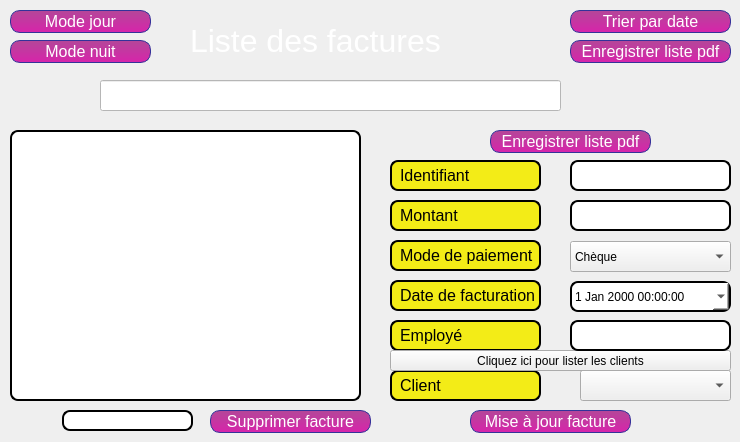
    <widget class="QWidget" name="tab_2">
     <attribute name="title">
      <string>Consultation des factures</string>
     </attribute>
     <widget class="QLineEdit" name="barre_recherche">
      <property name="geometry">
       <rect>
        <x>100</x>
        <y>80</y>
        <width>461</width>
        <height>31</height>
       </rect>
      </property>
      <property name="styleSheet">
       <string notr="true">background-color: rgb(255, 255, 255);</string>
      </property>
     </widget>
     <widget class="QLabel" name="label_15">
      <property name="geometry">
       <rect>
        <x>570</x>
        <y>60</y>
        <width>61</width>
        <height>51</height>
       </rect>
      </property>
      <property name="styleSheet">
       <string notr="true"/>
      </property>
      <property name="text">
       <string/>
      </property>
      <property name="pixmap">
       <pixmap>../../Pictures/kindpng_2778486.png</pixmap>
      </property>
      <property name="scaledContents">
       <bool>true</bool>
      </property>
     </widget>
     <widget class="QLabel" name="label_14">
      <property name="geometry">
       <rect>
        <x>190</x>
        <y>20</y>
        <width>311</width>
        <height>41</height>
       </rect>
      </property>
      <property name="font">
       <font>
        <pointsize>24</pointsize>
       </font>
      </property>
      <property name="styleSheet">
       <string notr="true">QLabel {
	color: rgb(255, 255, 255);

}</string>
      </property>
      <property name="text">
       <string>Liste des factures</string>
      </property>
     </widget>
     <widget class="QPushButton" name="pb_supprimer">
      <property name="geometry">
       <rect>
        <x>210</x>
        <y>410</y>
        <width>161</width>
        <height>23</height>
       </rect>
      </property>
      <property name="font">
       <font>
        <pointsize>12</pointsize>
       </font>
      </property>
      <property name="styleSheet">
       <string notr="true">QPushButton {
color: white;
	background-color: qlineargradient(spread:pad, x1:0.122, y1:0.988636, x2:0.118, y2:0, stop:0.0147059 rgba(214, 37, 170, 255), stop:0.936275 rgba(182, 69, 154, 255));
border-width: 1px;
border-color: #339;
border-style: solid;
border-radius: 10;
padding: -16px 0px;
min-height: 32px;
min-width: 60px;	
}
QPushButton:hover {
color: white;
background-color: qlineargradient(spread:pad, x1:0.122, y1:0.988636, x2:0.118, y2:0, stop:0.00490196 rgba(255, 0, 191, 255), stop:0.696078 rgba(174, 72, 150, 255), stop:1 rgba(242, 242, 242, 255));
border-width: 1px;
border-color: #339;
border-style: solid;
border-radius: 10;
padding: -16px 0px;
min-height: 32px;
min-width: 60px;	
}</string>
      </property>
      <property name="text">
       <string>Supprimer facture</string>
      </property>
     </widget>
     <widget class="QPushButton" name="pb_miseajour">
      <property name="geometry">
       <rect>
        <x>470</x>
        <y>410</y>
        <width>161</width>
        <height>23</height>
       </rect>
      </property>
      <property name="font">
       <font>
        <pointsize>12</pointsize>
       </font>
      </property>
      <property name="styleSheet">
       <string notr="true">QPushButton {
color: white;
	background-color: qlineargradient(spread:pad, x1:0.122, y1:0.988636, x2:0.118, y2:0, stop:0.0147059 rgba(214, 37, 170, 255), stop:0.936275 rgba(182, 69, 154, 255));
border-width: 1px;
border-color: #339;
border-style: solid;
border-radius: 10;
padding: -16px 0px;
min-height: 32px;
min-width: 60px;	
}
QPushButton:hover {
color: white;
background-color: qlineargradient(spread:pad, x1:0.122, y1:0.988636, x2:0.118, y2:0, stop:0.00490196 rgba(255, 0, 191, 255), stop:0.696078 rgba(174, 72, 150, 255), stop:1 rgba(242, 242, 242, 255));
border-width: 1px;
border-color: #339;
border-style: solid;
border-radius: 10;
padding: -16px 0px;
min-height: 32px;
min-width: 60px;	
}</string>
      </property>
      <property name="text">
       <string>Mise à jour facture</string>
      </property>
     </widget>
     <widget class="QTableView" name="tab_facture">
      <property name="geometry">
       <rect>
        <x>10</x>
        <y>130</y>
        <width>351</width>
        <height>271</height>
       </rect>
      </property>
      <property name="styleSheet">
       <string notr="true">QTableView {
background-color: rgb(255, 255, 255);
padding: 1px;
border-style: solid;
border: 2px solid black;
border-radius: 8px;
}</string>
      </property>
     </widget>
     <widget class="QLineEdit" name="idsupp">
      <property name="geometry">
       <rect>
        <x>62</x>
        <y>410</y>
        <width>131</width>
        <height>21</height>
       </rect>
      </property>
      <property name="styleSheet">
       <string notr="true">QLineEdit {
background-color: rgb(255, 255, 255);
padding: 1px;
border-style: solid;
border: 2px solid black;
border-radius: 8px;
}</string>
      </property>
     </widget>
     <widget class="QLabel" name="label_6">
      <property name="geometry">
       <rect>
        <x>390</x>
        <y>280</y>
        <width>151</width>
        <height>31</height>
       </rect>
      </property>
      <property name="font">
       <font>
        <pointsize>12</pointsize>
       </font>
      </property>
      <property name="styleSheet">
       <string notr="true">QLabel {
	color: rgb(0, 0, 0);
	background-color: rgb(243, 236, 23);
border: 2px solid;
border-radius: 8px;
padding: 2px 4px;
}</string>
      </property>
      <property name="text">
       <string>Date de facturation</string>
      </property>
     </widget>
     <widget class="QComboBox" name="modeS_2">
      <property name="geometry">
       <rect>
        <x>570</x>
        <y>241</y>
        <width>161</width>
        <height>31</height>
       </rect>
      </property>
      <property name="styleSheet">
       <string notr="true">QLabel {
	
border: 2px solid;
border-radius: 15px;
padding: 2px 4px;
}</string>
      </property>
      <item>
       <property name="text">
        <string>Chèque</string>
       </property>
      </item>
      <item>
       <property name="text">
        <string>Espèces</string>
       </property>
      </item>
      <item>
       <property name="text">
        <string>Paiement en ligne</string>
       </property>
      </item>
     </widget>
     <widget class="QLineEdit" name="montantS_2">
      <property name="geometry">
       <rect>
        <x>570</x>
        <y>200</y>
        <width>161</width>
        <height>31</height>
       </rect>
      </property>
      <property name="styleSheet">
       <string notr="true">QLineEdit {
background-color: rgb(255, 255, 255);
padding: 1px;
border-style: solid;
border: 2px solid black;
border-radius: 8px;
}</string>
      </property>
     </widget>
     <widget class="QLabel" name="label_4">
      <property name="enabled">
       <bool>true</bool>
      </property>
      <property name="geometry">
       <rect>
        <x>390</x>
        <y>200</y>
        <width>151</width>
        <height>31</height>
       </rect>
      </property>
      <property name="font">
       <font>
        <pointsize>12</pointsize>
       </font>
      </property>
      <property name="styleSheet">
       <string notr="true">QLabel {
	color: rgb(0, 0, 0);
	background-color: rgb(243, 236, 23);
border: 2px solid;
border-radius: 8px;
padding: 2px 4px;
}</string>
      </property>
      <property name="text">
       <string>Montant</string>
      </property>
     </widget>
     <widget class="QDateTimeEdit" name="dateS_2">
      <property name="geometry">
       <rect>
        <x>570</x>
        <y>281</y>
        <width>161</width>
        <height>31</height>
       </rect>
      </property>
      <property name="styleSheet">
       <string notr="true">background-color: rgb(255, 255, 255);
padding: 1px;
border-style: solid;
border: 2px solid black;
border-radius: 8px;</string>
      </property>
      <property name="calendarPopup">
       <bool>true</bool>
      </property>
     </widget>
     <widget class="QLabel" name="label_7">
      <property name="geometry">
       <rect>
        <x>390</x>
        <y>240</y>
        <width>151</width>
        <height>31</height>
       </rect>
      </property>
      <property name="font">
       <font>
        <pointsize>12</pointsize>
       </font>
      </property>
      <property name="styleSheet">
       <string notr="true">QLabel {
	color: rgb(0, 0, 0);
	background-color: rgb(243, 236, 23);
border: 2px solid;
border-radius: 8px;
padding: 2px 4px;
}</string>
      </property>
      <property name="text">
       <string>Mode de paiement</string>
      </property>
     </widget>
     <widget class="QLineEdit" name="idS_2">
      <property name="geometry">
       <rect>
        <x>570</x>
        <y>160</y>
        <width>161</width>
        <height>31</height>
       </rect>
      </property>
      <property name="styleSheet">
       <string notr="true">QLineEdit {
background-color: rgb(255, 255, 255);
padding: 1px;
border-style: solid;
border: 2px solid black;
border-radius: 8px;
}</string>
      </property>
     </widget>
     <widget class="QLabel" name="label_8">
      <property name="geometry">
       <rect>
        <x>390</x>
        <y>160</y>
        <width>151</width>
        <height>31</height>
       </rect>
      </property>
      <property name="font">
       <font>
        <pointsize>12</pointsize>
       </font>
      </property>
      <property name="styleSheet">
       <string notr="true">QLabel {
	color: rgb(0, 0, 0);
	background-color: rgb(243, 236, 23);
border: 2px solid;
border-radius: 8px;
padding: 2px 4px;
}</string>
      </property>
      <property name="text">
       <string>Identifiant</string>
      </property>
     </widget>
     <widget class="QPushButton" name="pb_tri_id">
      <property name="geometry">
       <rect>
        <x>570</x>
        <y>10</y>
        <width>161</width>
        <height>23</height>
       </rect>
      </property>
      <property name="font">
       <font>
        <pointsize>12</pointsize>
       </font>
      </property>
      <property name="styleSheet">
       <string notr="true">QPushButton {
color: white;
	background-color: qlineargradient(spread:pad, x1:0.122, y1:0.988636, x2:0.118, y2:0, stop:0.0147059 rgba(214, 37, 170, 255), stop:0.936275 rgba(182, 69, 154, 255));
border-width: 1px;
border-color: #339;
border-style: solid;
border-radius: 10;
padding: -16px 0px;
min-height: 32px;
min-width: 60px;	
}
QPushButton:hover {
color: white;
background-color: qlineargradient(spread:pad, x1:0.122, y1:0.988636, x2:0.118, y2:0, stop:0.00490196 rgba(255, 0, 191, 255), stop:0.696078 rgba(174, 72, 150, 255), stop:1 rgba(242, 242, 242, 255));
border-width: 1px;
border-color: #339;
border-style: solid;
border-radius: 10;
padding: -16px 0px;
min-height: 32px;
min-width: 60px;	
}</string>
      </property>
      <property name="text">
       <string>Trier par date</string>
      </property>
     </widget>
     <widget class="QPushButton" name="pbimp">
      <property name="geometry">
       <rect>
        <x>570</x>
        <y>40</y>
        <width>161</width>
        <height>23</height>
       </rect>
      </property>
      <property name="font">
       <font>
        <pointsize>12</pointsize>
       </font>
      </property>
      <property name="styleSheet">
       <string notr="true">QPushButton {
color: white;
	background-color: qlineargradient(spread:pad, x1:0.122, y1:0.988636, x2:0.118, y2:0, stop:0.0147059 rgba(214, 37, 170, 255), stop:0.936275 rgba(182, 69, 154, 255));
border-width: 1px;
border-color: #339;
border-style: solid;
border-radius: 10;
padding: -16px 0px;
min-height: 32px;
min-width: 60px;	
}
QPushButton:hover {
color: white;
background-color: qlineargradient(spread:pad, x1:0.122, y1:0.988636, x2:0.118, y2:0, stop:0.00490196 rgba(255, 0, 191, 255), stop:0.696078 rgba(174, 72, 150, 255), stop:1 rgba(242, 242, 242, 255));
border-width: 1px;
border-color: #339;
border-style: solid;
border-radius: 10;
padding: -16px 0px;
min-height: 32px;
min-width: 60px;	
}</string>
      </property>
      <property name="text">
       <string>Enregistrer liste pdf</string>
      </property>
     </widget>
     <widget class="QLabel" name="label_16">
      <property name="enabled">
       <bool>true</bool>
      </property>
      <property name="geometry">
       <rect>
        <x>390</x>
        <y>370</y>
        <width>151</width>
        <height>31</height>
       </rect>
      </property>
      <property name="font">
       <font>
        <pointsize>12</pointsize>
       </font>
      </property>
      <property name="toolTip">
       <string>&lt;html&gt;&lt;head/&gt;&lt;body&gt;&lt;p align=&quot;center&quot;&gt;&lt;br/&gt;&lt;/p&gt;&lt;/body&gt;&lt;/html&gt;</string>
      </property>
      <property name="styleSheet">
       <string notr="true">QLabel {
	color: rgb(0, 0, 0);
	background-color: rgb(243, 236, 23);
border: 2px solid;
border-radius: 8px;
padding: 2px 4px;
}</string>
      </property>
      <property name="text">
       <string>Client</string>
      </property>
     </widget>
     <widget class="QLabel" name="label_23">
      <property name="enabled">
       <bool>true</bool>
      </property>
      <property name="geometry">
       <rect>
        <x>390</x>
        <y>320</y>
        <width>151</width>
        <height>31</height>
       </rect>
      </property>
      <property name="font">
       <font>
        <pointsize>12</pointsize>
       </font>
      </property>
      <property name="styleSheet">
       <string notr="true">QLabel {
	color: rgb(0, 0, 0);
	background-color: rgb(243, 236, 23);
border: 2px solid;
border-radius: 8px;
padding: 2px 4px;
}</string>
      </property>
      <property name="text">
       <string>Employé</string>
      </property>
     </widget>
     <widget class="QComboBox" name="comboBox_5">
      <property name="geometry">
       <rect>
        <x>580</x>
        <y>370</y>
        <width>151</width>
        <height>31</height>
       </rect>
      </property>
     </widget>
     <widget class="QPushButton" name="pushButton_client_2">
      <property name="geometry">
       <rect>
        <x>390</x>
        <y>350</y>
        <width>341</width>
        <height>21</height>
       </rect>
      </property>
      <property name="text">
       <string>Cliquez ici pour lister les clients</string>
      </property>
     </widget>
     <widget class="QLineEdit" name="nomEmp_2">
      <property name="geometry">
       <rect>
        <x>570</x>
        <y>320</y>
        <width>161</width>
        <height>31</height>
       </rect>
      </property>
      <property name="styleSheet">
       <string notr="true">QLineEdit {
background-color: rgb(255, 255, 255);
padding: 1px;
border-style: solid;
border: 2px solid black;
border-radius: 8px;
}</string>
      </property>
     </widget>
     <widget class="QPushButton" name="pb_journuit">
      <property name="geometry">
       <rect>
        <x>10</x>
        <y>40</y>
        <width>141</width>
        <height>23</height>
       </rect>
      </property>
      <property name="font">
       <font>
        <pointsize>12</pointsize>
       </font>
      </property>
      <property name="styleSheet">
       <string notr="true">QPushButton {
color: white;
	background-color: qlineargradient(spread:pad, x1:0.122, y1:0.988636, x2:0.118, y2:0, stop:0.0147059 rgba(214, 37, 170, 255), stop:0.936275 rgba(182, 69, 154, 255));
border-width: 1px;
border-color: #339;
border-style: solid;
border-radius: 10;
padding: -16px 0px;
min-height: 32px;
min-width: 60px;	
}
QPushButton:hover {
color: white;
background-color: qlineargradient(spread:pad, x1:0.122, y1:0.988636, x2:0.118, y2:0, stop:0.00490196 rgba(255, 0, 191, 255), stop:0.696078 rgba(174, 72, 150, 255), stop:1 rgba(242, 242, 242, 255));
border-width: 1px;
border-color: #339;
border-style: solid;
border-radius: 10;
padding: -16px 0px;
min-height: 32px;
min-width: 60px;	
}</string>
      </property>
      <property name="text">
       <string>Mode nuit</string>
      </property>
     </widget>
     <widget class="QPushButton" name="pb_journuit_2">
      <property name="geometry">
       <rect>
        <x>10</x>
        <y>10</y>
        <width>141</width>
        <height>23</height>
       </rect>
      </property>
      <property name="font">
       <font>
        <pointsize>12</pointsize>
       </font>
      </property>
      <property name="styleSheet">
       <string notr="true">QPushButton {
color: white;
	background-color: qlineargradient(spread:pad, x1:0.122, y1:0.988636, x2:0.118, y2:0, stop:0.0147059 rgba(214, 37, 170, 255), stop:0.936275 rgba(182, 69, 154, 255));
border-width: 1px;
border-color: #339;
border-style: solid;
border-radius: 10;
padding: -16px 0px;
min-height: 32px;
min-width: 60px;	
}
QPushButton:hover {
color: white;
background-color: qlineargradient(spread:pad, x1:0.122, y1:0.988636, x2:0.118, y2:0, stop:0.00490196 rgba(255, 0, 191, 255), stop:0.696078 rgba(174, 72, 150, 255), stop:1 rgba(242, 242, 242, 255));
border-width: 1px;
border-color: #339;
border-style: solid;
border-radius: 10;
padding: -16px 0px;
min-height: 32px;
min-width: 60px;	
}</string>
      </property>
      <property name="text">
       <string>Mode jour</string>
      </property>
     </widget>
     <widget class="QPushButton" name="pbimp_4">
      <property name="geometry">
       <rect>
        <x>490</x>
        <y>130</y>
        <width>161</width>
        <height>23</height>
       </rect>
      </property>
      <property name="font">
       <font>
        <pointsize>12</pointsize>
       </font>
      </property>
      <property name="styleSheet">
       <string notr="true">QPushButton {
color: white;
	background-color: qlineargradient(spread:pad, x1:0.122, y1:0.988636, x2:0.118, y2:0, stop:0.0147059 rgba(214, 37, 170, 255), stop:0.936275 rgba(182, 69, 154, 255));
border-width: 1px;
border-color: #339;
border-style: solid;
border-radius: 10;
padding: -16px 0px;
min-height: 32px;
min-width: 60px;	
}
QPushButton:hover {
color: white;
background-color: qlineargradient(spread:pad, x1:0.122, y1:0.988636, x2:0.118, y2:0, stop:0.00490196 rgba(255, 0, 191, 255), stop:0.696078 rgba(174, 72, 150, 255), stop:1 rgba(242, 242, 242, 255));
border-width: 1px;
border-color: #339;
border-style: solid;
border-radius: 10;
padding: -16px 0px;
min-height: 32px;
min-width: 60px;	
}</string>
      </property>
      <property name="text">
       <string>Enregistrer liste pdf</string>
      </property>
     </widget>
    </widget>
